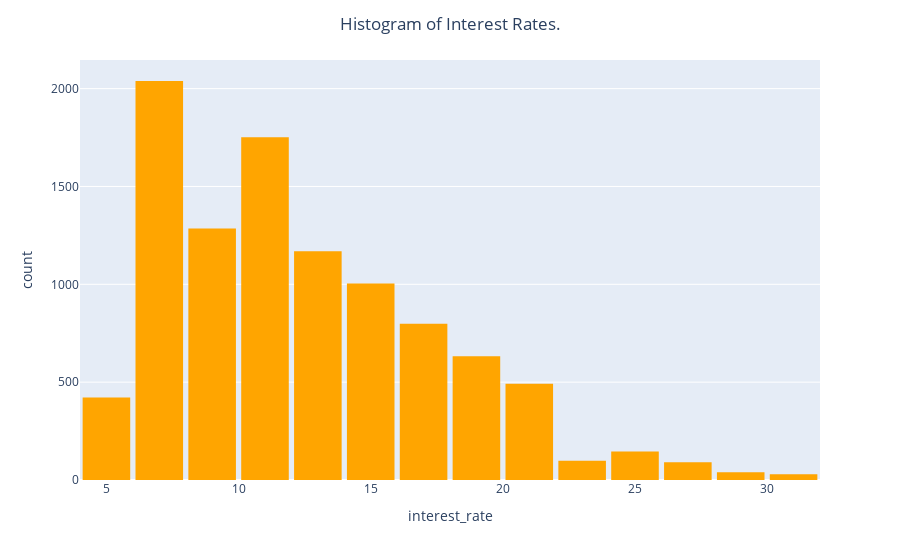

The notebook cell this image was saved under:
### Markdown cell above
**Problem 1** Create a histogram of your own! Try making a histogram of one of the other pieces of numerical data. Make it as fancy as you want. Include some categorical information. Do you learn anything from your graph? If so what?

### Code cell
fig = px.histogram(DF,
                   nbins= 23,
                   x='interest_rate',
                   color_discrete_sequence=['orange'])

fig.update_layout(bargap=0.1,
                  title='Histogram of Interest Rates.',
                  title_x=0.5)
                 
fig.show()

### Figure 1 — Plotly figure (JSON) as saved in the notebook; plotly's stock layout.template omitted (floating-point values rounded to 4 significant figures; data arrays with more than 128 entries replaced by an {"elided": "..."} marker saying what was removed)
{"data": [{"bingroup": "x", "hovertemplate": "interest_rate=%{x}<br>count=%{y}<extra></extra>", "legendgroup": "", "marker": {"color": "orange", "pattern": {"shape": ""}}, "name": "", "nbinsx": 23, "orientation": "v", "showlegend": false, "type": "histogram", "x": {"elided": "10000 float values"}, "xaxis": "x", "yaxis": "y"}], "layout": {"bargap": 0.1, "barmode": "relative", "legend": {"tracegroupgap": 0}, "margin": {"t": 60}, "title": {"text": "Histogram of Interest Rates.", "x": 0.5}, "xaxis": {"anchor": "y", "domain": [0, 1], "title": {"text": "interest_rate"}}, "yaxis": {"anchor": "x", "domain": [0, 1], "title": {"text": "count"}}}}
